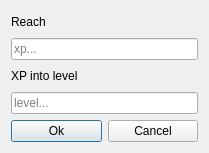
<?xml version="1.0" encoding="UTF-8"?>
<ui version="4.0">
 <class>XPBreakpointSelecter</class>
 <widget class="QDialog" name="XPBreakpointSelecter">
  <property name="geometry">
   <rect>
    <x>0</x>
    <y>0</y>
    <width>209</width>
    <height>153</height>
   </rect>
  </property>
  <property name="windowTitle">
   <string>Dialog</string>
  </property>
  <layout class="QVBoxLayout" name="verticalLayout">
   <item>
    <widget class="QLabel" name="label">
     <property name="text">
      <string>Reach</string>
     </property>
    </widget>
   </item>
   <item>
    <widget class="QLineEdit" name="xp">
     <property name="placeholderText">
      <string>xp...</string>
     </property>
    </widget>
   </item>
   <item>
    <widget class="QLabel" name="label_2">
     <property name="text">
      <string>XP into level</string>
     </property>
    </widget>
   </item>
   <item>
    <widget class="QLineEdit" name="level">
     <property name="placeholderText">
      <string>level...</string>
     </property>
    </widget>
   </item>
   <item>
    <layout class="QHBoxLayout" name="horizontalLayout">
     <item>
      <widget class="QPushButton" name="okButton">
       <property name="text">
        <string>Ok</string>
       </property>
      </widget>
     </item>
     <item>
      <widget class="QPushButton" name="cancelButton">
       <property name="text">
        <string>Cancel</string>
       </property>
      </widget>
     </item>
    </layout>
   </item>
  </layout>
 </widget>
 <resources/>
 <connections/>
</ui>
